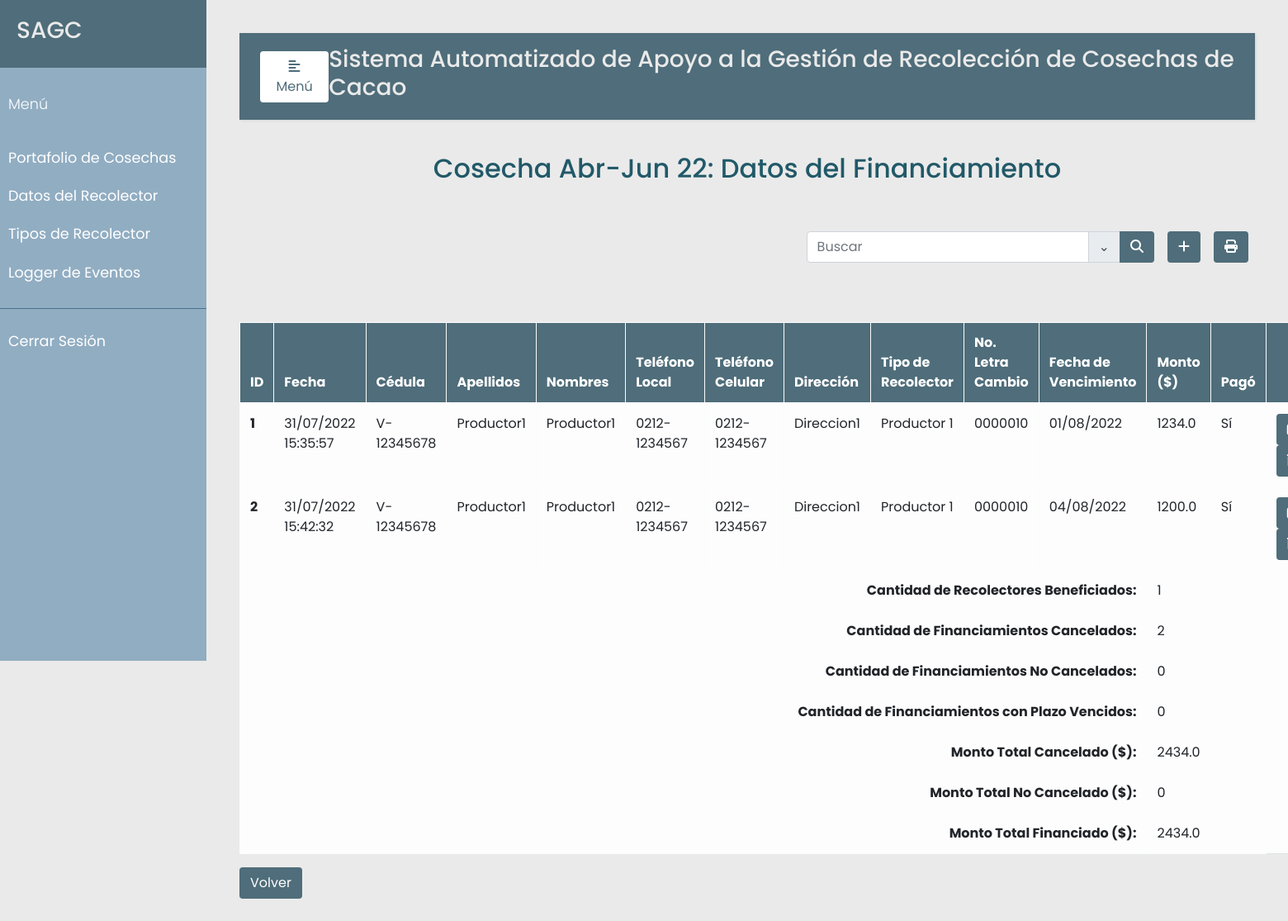
/cosecha/2/financias/1/update (signed in), run on the app's committed database.
### src/models.py (models this page shows, shortened)
class Cosecha(db.Model):
    __tablename__ = 'cosechas'
    id = db.Column(db.Integer, primary_key=True)
    descripcion = db.Column(db.String(120), unique=True)
    inicio = db.Column(db.DateTime, nullable=False)
    cierre = db.Column(db.DateTime, nullable=False)
    estado = db.Column(db.Boolean, default=True)
    compras = db.relationship('Compra', backref='cosechas')
    financias = db.relationship('Financia', backref='cosechas')

class Financia(db.Model):
    __tablename__ = 'financias'
    id = db.Column(db.Integer, primary_key=True)
    cosecha_id = db.Column(db.Integer, db.ForeignKey('cosechas.id'), nullable=False)
    recolector_id = db.Column(db.Integer, db.ForeignKey('recolectores.id'), nullable=False)
    fecha = db.Column(db.DateTime, nullable=False)
    letra_cambio = db.Column(db.String(120), nullable=False)
    fecha_vencimiento = db.Column(db.DateTime, nullable=False)
    monto = db.Column(db.Float, nullable=False)
    pago = db.Column(db.Boolean, default=False)
    observacion = db.Column(db.String(120))

class Recolector(db.Model):
    __tablename__ = 'recolectores'
    id = db.Column(db.Integer, primary_key=True)
    ci = db.Column(db.String(30), nullable=False, unique=True)
    nombre = db.Column(db.String(30), nullable=False)
    apellido = db.Column(db.String(30), nullable=False)
    telefono = db.Column(db.String(12), nullable=False)
    celular = db.Column(db.String(12), nullable=False)
    tipo_prod = db.Column(db.Integer, db.ForeignKey('tipo_prod.id'), nullable=False) # ForeignKey debe estar el nombre de la tabla a linkear
    direccion1= db.Column(db.String(120), nullable=False)
    direccion2 = db.Column(db.String(120))
    compras = db.relationship('Compra', backref='recolectores')
    financias = db.relationship('Financia', backref='recolectores')

class TipoRecolector(db.Model):
    __tablename__ = 'tipo_prod'
    id = db.Column(db.Integer, primary_key=True)
    descripcion = db.Column(db.String(120), nullable=False, unique=True)
    precio = db.Column(db.Float, nullable=False)
    producer = db.relationship('Recolector', backref='tipo_recolector', lazy=True)

### src/financias.py (the view, shortened to what this page needs)
@app.route("/cosecha/<cosecha_id>/financias/<financias_id>/update", methods=['GET', 'POST'])
@login_required
def update_financias(cosecha_id, financias_id):
    error=None
    recolectores = Recolector.query.all()
    financias = Financia.query.all()
    cosecha = Cosecha.query.filter_by(id=cosecha_id).first()
    error = verificar_cosecha_exists(cosecha_id, 'generar', cosecha)
    if error is not None:
        cosechas = Cosecha.query.all()
        return render_template('cosecha.html', error=error, cosechas=cosechas)
    financia = Financia.query.filter_by(id=financias_id).first()
    if financia is None:
        error = "El financiamiento no se encuentra registrado en la base de datos."
        return render_template('financias.html', error=error, cosecha=cosecha, recolectores=recolectores, financias=financias)
    total_recolectores = Financia.query.filter().group_by(Financia.recolector_id).count()
    total_fin_cancelados = Financia.query.filter(Financia.pago == True).count()
    total_fin_no_cancelados = Financia.query.filter(Financia.pago == False).count()
    total_fin_plazo_vencido = Financia.query.filter(Financia.fecha_vencimiento < datetime.datetime.now()).count()
    total_monto_cancelado = sum(financia.monto for financia in financias if financia.pago == True)
    total_monto_no_cancelado = sum(financia.monto for financia in financias if financia.pago == False)
    total_financiamiento = sum(financia.monto for financia in financias)
    hide = False
    return render_template('financias.html', error=error, cosecha=cosecha, recolectores=recolectores, financias=financias,
            hide=hide, total_recolectores=total_recolectores, total_fin_cancelados=total_fin_cancelados,
            total_fin_no_cancelados=total_fin_no_cancelados, total_fin_plazo_vencido=total_fin_plazo_vencido,
            total_monto_cancelado=total_monto_cancelado, total_monto_no_cancelado=total_monto_no_cancelado,
            total_financiamiento=total_financiamiento)

### src/decoradores.py (called while the page is built)
def login_required(f):
    @wraps(f)
    def wrap(*args, **kwargs):
        if 'logged_in' in session:
            return f(*args, **kwargs)
        else:
            flash('Necesitas iniciar sesión primero')
            return redirect(url_for('login'))
    return wrap

### src/verificadores.py (called while the page is built)
def verificar_cosecha_exists(id, tipo, cosecha):
    error = None
    if cosecha is None or (not cosecha.estado and tipo=='compras'):
        error = "La cosecha no está habilitada"
        if cosecha is None:
            return "La cosecha no se encuentra registrada. Registre la cosecha antes de realiza la compra."
    return error

### templates/financias.html (shortened to what this page needs)
{% extends "base.html" %}
{% set active_page = "financias" %}
{% block content %}
  <p class="text-center h2 fw-bold mb-5 mx-1 mx-md-4 mt-4" id="Nombre-Cosecha">{{ cosecha.descripcion }}: Datos del Financiamiento</p>
  <form {% if not hide %} action= '/cosecha/{{ cosecha.id }}/financias/generar/search' {% else %} action= '/cosecha/{{ cosecha.id }}/financias/listar/search' {% endif %}
  method="post" style="justify-content: flex-end">
    <div class="d-flex flex-row-reverse bd-highlight">
      <div class="p-2 bd-highlight">
        <button type="button" id="printer" class="btn" style="color:#fff; background-color:#4F6D7A;">
          <i class="fa fa-print" aria-hidden="true"></i>
        </button>
      </div>
      {% if not hide %}
      <div class="p-2 bd-highlight">
        <button type="button" class="btn" style="color:#fff; background-color:#4F6D7A;" data-toggle="modal" data-target="#exampleModalLong">
          <i class="fa-solid fa-plus"></i>
        </button>
      </div>
      {% endif %}
      <div class="p-2 bd-highlight">
          <div class="input-group mb-3">
              <input type="text" class="form-control" placeholder="Buscar" aria-label="Buscar" name="search_financia" value="{{request.form.search_financia}}">
              <div class="input-group-append">
                <span class="input-group-text" id="basic-addon1"><a data-toggle="collapse" href="#collapse1"> ⌄ </a></span>
              </div>
              <div class="input-group-append">
                <button type="submit" id="search_financia" name="action-type" value="search" class="btn" style="color:#fff; background-color:#4F6D7A";>
                  <i class="fas fa-search" aria-hidden="true"></i>
                </button>
              </div>
          </div>
      </div>
    </div>
</form>
  <br/>
  <br>
  <table class="table table-bordered table-light table-hover" id="tabla_cosechas">
    <thead>
      <tr>
        <th scope="col">ID</th>
        <th scope="col">Fecha</th>
        <th scope="col">Cédula</th>
        <th scope="col">Apellidos</th>
        <th scope="col">Nombres</th>
        <th scope="col">Teléfono<br>Local</th>
        <th scope="col">Teléfono<br>Celular</th>
        <th scope="col">Dirección</th>
        <th scope="col">Tipo de<br>Recolector</th>
        <th scope="col">No. Letra<br>Cambio</th>
        <th scope="col">Fecha de<br>Vencimiento</th>
        <th scope="col">Monto ($)</th>
        <th scope="col">Pagó</th>
        {% if not hide %}
        <th scope="col" class="print-delete" ></th>
        {% endif %}
      </tr>
    </thead>
    <tbody>
      {% for u in financias %}
      <tr>
        <th scope="row">{{ loop.index }}</th>
        <td>{{u.fecha.strftime("%d/%m/%Y %H:%M:%S")}}</td>
        <td>{{u.recolectores.ci }}</td>
        <td>{{u.recolectores.apellido}}</td>
        <td>{{u.recolectores.nombre}}</td>
        <td>{{u.recolectores.telefono}}</td>
        <td>{{u.recolectores.celular}}</td>
        <td>{{u.recolectores.direccion1}}</td>
        <td>{{u.recolectores.tipo_recolector.descripcion}}</td>
        <td>{{u.letra_cambio}}</td>
        <td>{{u.fecha_vencimiento.strftime("%d/%m/%Y")}}</td>
        <td>{{u.monto}}</td>
        <td>
          {% if u.pago%}Sí{% else %}No{% endif %}
        </td>
        {% if not hide %}
        <td class="print-delete" >
          <button type="button" class="btn action" data-toggle="modal" data-target="#edit-modal-{{u.id}}">
          </button>
          <button type="button" class="btn action" data-toggle="modal" data-target="#delete-modal-{{u.id}}">
          </button>
        </td>
        {% endif %}
      </tr>
      {% endfor %}
      <tr>
        <th scope="row" colspan="11" style="text-align: right;">Cantidad de Recolectores Beneficiados:</th>
        <td colspan="2">{{ total_recolectores }}</td>
      </tr>
      <tr>
        <th scope="row" colspan="11" style="text-align: right;">Cantidad de Financiamientos Cancelados:</th>
        <td colspan="2">{{ total_fin_cancelados }}</td>
      </tr>
      <tr>
        <th scope="row" colspan="11" style="text-align: right;">Cantidad de Financiamientos No Cancelados:</th>
        <td colspan="2">{{ total_fin_no_cancelados }}</td>
      </tr>
      <tr>
        <th scope="row" colspan="11" style="text-align: right;">Cantidad de Financiamientos con Plazo Vencidos:</th>
        <td colspan="2">{{ total_fin_plazo_vencido }}</td>
      </tr>
      <tr>
        <th scope="row" colspan="11" style="text-align: right;">Monto Total Cancelado ($):</th>
        <td colspan="2">{{ total_monto_cancelado }}</td>
      </tr>
      <tr>
        <th scope="row" colspan="11" style="text-align: right;">Monto Total No Cancelado ($):</th>
        <td colspan="2">{{ total_monto_no_cancelado }}</td>
      </tr>
      <tr>
        <th scope="row" colspan="11" style="text-align: right;">Monto Total Financiado ($):</th>
        <td colspan="2">{{ total_financiamiento }}</td>
      </tr>
    </tbody>
  </table>
  <div class="row">
    <div class="col-md-12">
      <a href="/cosecha" class="btn action">Volver</a>
    </div>
  </div>
{% endblock %}

### static/css/styles.css (style rules this page uses)
body { font-family: 'Poppins', sans-serif; background: #EAEAEA; }
p { font-family: 'Poppins', sans-serif; font-size: 1.1em; font-weight: 300; line-height: 1.7em; color: #215968; }
a, a:hover, a:focus { color: inherit; text-decoration: none; transition: all 0.3s; }
a[data-toggle="collapse"] { position: relative; }
.btn.action { color:#fff; background-color:#4F6D7A; }
thead { color:#fff; background-color:#4F6D7A; }

### data on the page
Cosecha: descripcion "Cosecha Abr-Jun 22"
Financia: fecha "31/07/2022 15:35:57", recolectores.ci "V-12345678", recolectores.apellido "Productor1", recolectores.nombre "Productor1", recolectores.telefono "0212-1234567", recolectores.celular "0212-1234567", recolectores.direccion1 "Direccion1", recolectores.tipo_recolector.descripcion "Productor 1", letra_cambio "0000010", fecha_vencimiento "01/08/2022", monto "1234.0", pago "Sí"
Financia: fecha "31/07/2022 15:42:32", recolectores.ci "V-12345678", recolectores.apellido "Productor1", recolectores.nombre "Productor1", recolectores.telefono "0212-1234567", recolectores.celular "0212-1234567", recolectores.direccion1 "Direccion1", recolectores.tipo_recolector.descripcion "Productor 1", letra_cambio "0000010", fecha_vencimiento "04/08/2022", monto "1200.0", pago "Sí"

### other printed values
{{ total_recolectores }} "1"
{{ total_fin_cancelados }} "2"
{{ total_fin_no_cancelados }} "0"
{{ total_fin_plazo_vencido }} "0"
{{ total_monto_cancelado }} "2434.0"
{{ total_monto_no_cancelado }} "0"
{{ total_financiamiento }} "2434.0"
